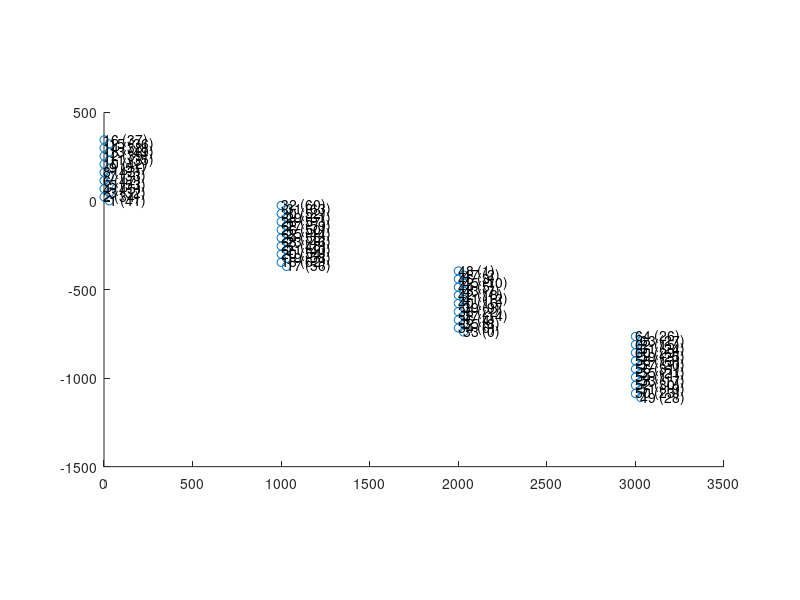
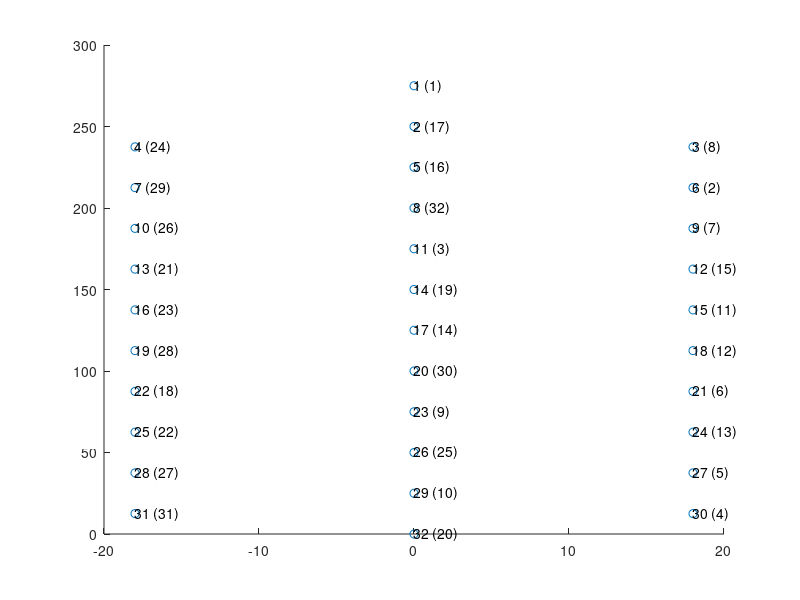
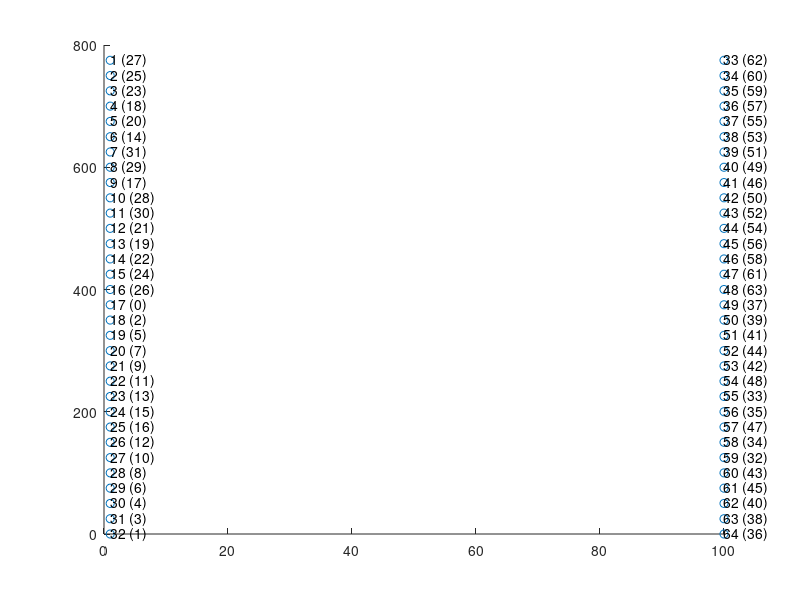
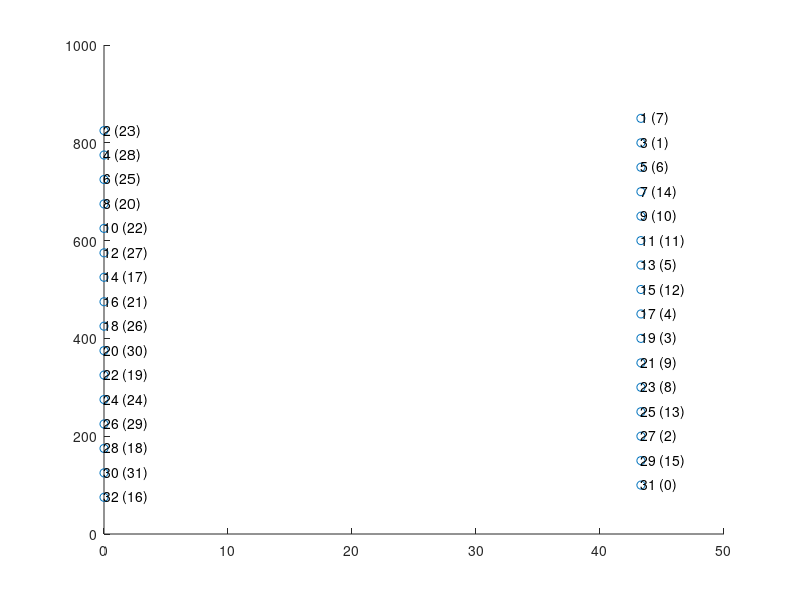

Source code (MATLAB) for these figures, in order:
%% GENERATE MAPS FOR KILOSORT (I THINK THIS IS FOR VISUALIZATION PURPOSES ONLY)




%% NeuronexusA4x16-Poly2, intan

kiloSortInds = [6 8 10 12 14 16 4 2 1 3 15 13 11 9 7 5 22 24 26 28 30 32 20 18 17 19 31 29 27 25 23 21 38 40 42 44 46 48 36 34 33 35 47 45 43 41 39 37 54 56 58 60 62 64 52 50 49 51 63 61 59 57 55 53];
intanInds = [47 43 42 39 38 37 45 34 41 32 36 49 35 51 33 53 48 55 50 57 52 60 54 62 56 58 63 61 59 44 46 40 22 16 18 5 3 1 4 6 0 8 2 10 7 12 9 14 11 31 13 29 15 26 30 23 28 19 27 24 25 20 21 17] + 1;
channelNum_OpenEphys = [42 35 33 46 54 48 34 44 52 43 36 40 50 39 37 38 57 63 59 55 41 49 47 56 45 51 60 58 62 53 64 61 1 7 9 5 15 23 10 17 13 19 8 6 11 4 3 2 29 24 20 31 18 12 22 32 21 14 26 30 25 16 28 27];

% get desired site locations map
shankSeparation = 1000;
siteLocations = nan(16, 2); % start with one shank, then replicate after
siteLocations(2:2:16,:) = cat(2, zeros(8,1), (0:46:46*7)'+23); % first column of leftmost shank
siteLocations(1:2:15,:) = cat(2, ones(8,1)*30, (0:46:46*7)'); % second column of leftmost shank

siteLocations = repmat(siteLocations,4,1);
siteLocations(:,1) = siteLocations(:,1) + repelem(0:3,16)'.*shankSeparation;


siteLocations(17:32, 2) = siteLocations(17:32, 2) - 370; 
siteLocations(33:48, 2) = siteLocations(33:48, 2) - 370*2;
siteLocations(49:64, 2) = siteLocations(49:64, 2) - 370*3;






% apply channel mapping to site locations
siteLocationsRemapped = nan(size(siteLocations));
for i = 1:64
    shankLocation = siteLocations(kiloSortInds(i),:);
    siteLocationsRemapped(intanInds(i),:) = shankLocation;
end


Nchannels = 64;
connected = true(Nchannels, 1);
chanMap   = 1:Nchannels;
chanMap0ind = chanMap - 1;
xcoords   = siteLocationsRemapped(:,1);
ycoords   = siteLocationsRemapped(:,2);
kcoords_1   = repmat(1, 16, 1);
kcoords_2   = repmat(2, 16, 1);
kcoords_3   = repmat(3, 16, 1);
kcoords_4   = repmat(4, 16, 1);
kcoords = [kcoords_1; kcoords_2; kcoords_3; kcoords_4]; % grouping of channels (i.e. tetrode groups)
% grouping of channels (i.e. tetrode groups)
fs = 30000; % sampling frequency


% probe BDFD // original mapping
save('Y:\obstacleData\ephys\channelMaps\kilosort\BDFD.mat', ...
    'chanMap','connected', 'xcoords', 'ycoords', 'kcoords', 'chanMap0ind', 'fs')
% Z:\obstacleData\ephys\channelMaps\kilosort\forQualityMetricsPlot

% % probe BDFD2 // after right most shank broken
% connected([27 16 30 14 32 12 31 24 28 25 26 21 22 18 20 29]) = false;
% save('Z:\obstacleData\ephys\channelMaps\kilosort\BDFD2.mat', ...
%     'chanMap','connected', 'xcoords', 'ycoords', 'kcoords', 'chanMap0ind', 'channelNum_OpenEphys', 'fs')


% visualize final mapping results

scale = 1;

close all; figure('Color', 'white', 'Position', get(0,'ScreenSize'));
scatter(siteLocations(:,1)*scale, siteLocations(:,2)*scale)
for i = 1:size(siteLocations,1)
    text(siteLocations(i,1)*scale, siteLocations(i,2)*scale, [num2str(i) ' (' num2str(intanInds(kiloSortInds==i)-1) ')'])
end
daspect([1 1 1])



% probe BDFD // after right most shank broken
connected([27 16 30 14 32 12 31 24 28 25 26 21 22 18 20 29]) = false;
save('Y:\obstacleData\ephys\channelMaps\kilosort\BDFD2.mat', ...
    'chanMap','connected', 'xcoords', 'ycoords', 'kcoords', 'chanMap0ind', 'fs')


%% NeuronexusA1x32Poly3, intan

channelNum_OpenEphys = [1 17 8 24 16 2 29 32 7 26 3 15 21 19 11 23 14 12 28 30 6 18 9 13 22 25 5 27 10 4 31 20];


neuro = [23 25 27 29 31 19 17 21 11 15 13 1 3 5 7 9;
         24 26 28 30 32 20 18 22 12 16 14 2 4 6 8 10];

intan = [23 22 21 20 19 18 17 16 15 14 13 12 11 10 9 8;
         24 25 26 27 28 29 30 31 0 1 2 3 4 5 6 7];
intan = intan+1;
intan = fliplr(intan);


connectorInds = [16 6 5 15 4 7 3 8 2 9 1 10 14 13 12 11 22 21 20 19 23 25 24 18 26 17 27 29 28 31 30 32];
kiloSortInds = [31 28 25 22 19 16 13 10 7 4 32 26 20 14 8 2 1 5 11 17 23 29 3 6 9 12 15 18 21 24 27 30];
intanInds = intan(arrayfun(@(x) find(neuro==x), connectorInds));

% get desired site locations map
siteLocations = nan(32, 2);
siteLocations(4:3:31, :) = cat(2, ones(10,1)*-18, fliplr(12.5 : 25 : (12.5+25*9))'); % xy values for left column
siteLocations([1 2:3:32], :) = cat(2, zeros(12,1), fliplr(0 : 25 : (25*11))'); % xy values for right column
siteLocations(3:3:30, :) = cat(2, ones(10,1)*18, fliplr(12.5 : 25 : (12.5+25*9))'); % xy values for right column


% apply channel mapping to site locations
siteLocationsRemapped = nan(size(siteLocations));
for i = 1:32
    shankLocation = siteLocations(kiloSortInds(i),:);
    siteLocationsRemapped(intanInds(i),:) = shankLocation;
end

% visualize final mapping results
close all; figure('Position', [134 119 400 807]);
scatter(siteLocations(:,1), siteLocations(:,2))
for i = 1:size(siteLocations,1)
    text(siteLocations(i,1), siteLocations(i,2), [num2str(i) ' (' num2str(intanInds(kiloSortInds==i)) ')'])
end


Nchannels = 32;
connected = true(Nchannels, 1);
chanMap   = 1:Nchannels;
chanMap0ind = chanMap - 1;
xcoords   = siteLocationsRemapped(:,1);
ycoords   = siteLocationsRemapped(:,2);
kcoords   = ones(Nchannels,1); % grouping of channels (i.e. tetrode groups)
fs = 30000; % sampling frequency

% probe C6CE
save('Y:\obstacleData\ephys\channelMaps\kilosort\C6CE.mat', ...
    'chanMap','connected', 'xcoords', 'ycoords', 'kcoords', 'chanMap0ind', 'fs')

% probe D55F // nine sites defective?
connected([18 28 14 9 10 2 7 15 11]) = false;
save('Y:\obstacleData\ephys\channelMaps\kilosort\D55F.mat', ...
    'chanMap','connected', 'xcoords', 'ycoords', 'kcoords', 'chanMap0ind', 'fs')

% % probe C6CE
% save('Z:\obstacleData\ephys\channelMaps\kilosort\C6CE.mat', ...
%     'chanMap', 'channelNum_OpenEphys', 'connected', 'xcoords', 'ycoords', 'kcoords', 'chanMap0ind', 'fs')

% probe D55F // nine sites defective?
connected([18 28 14 9 10 2 7 15 11]) = false;
save('Z:\obstacleData\ephys\channelMaps\kilosort\D55F.mat', ...
    'chanMap', 'channelNum_OpenEphys', 'connected', 'xcoords', 'ycoords', 'kcoords', 'chanMap0ind', 'fs')

%% NeuroCambridge ASSY-H2 (32 channel per shank*2)

% channelNum_OpenEphys is the order of openephys output .continuous files reflecting the
% real physical location of the sites on the probe. First 32 is shankA and
% 33-64 is shankB (refer to the cambridge neurotech map instruction)..
channelNum_OpenEphys = [28 26 24 19 21 15 32 30 18 29 31 22 20 23 25 27 1 3 6 8 10 12 14 16 17 13 11 9 7 5 4 2 63 61 60 58 56 54 52 50 47 51 53 55 57 59 62 64 38 40 42 45 43 49 34 36 48 35 33 44 46 41 39 37];
                    
channelNum_OpenEphys_shank1 = [28 26 24 19 21 15 32 30 18 29 31 22 20 23 25 27 1 3 6 8 10 12 14 16 17 13 11 9 7 5 4 2 ];
channelNum_OpenEphys_shank2 = [63 61 60 58 56 54 52 50 47 51 53 55 57 59 62 64 38 40 42 45 43 49 34 36 48 35 33 44 46 41 39 37];

y = [775:-25:0]'; % y coordinates for both shanks.
x_shank1 = repmat(1, 32, 1); % x coordinates for shankA.
x_shank2 = repmat(100, 32, 1); % x coordinates for shankB.
x = [x_shank1 x_shank2]; % x coordinates for both shanks.
sitaLocation_shank1 = [x_shank1 y];
siteLocation_shank2 = [x_shank2 y];
siteLocation = [sitaLocation_shank1; siteLocation_shank2]; % xy coordinates for both shanks.

% plot the probe channel map
figure;
scatter(siteLocation(:,1), siteLocation(:,2))
for i = 1:size(siteLocation,1)
    text(siteLocation(i,1), siteLocation(i,2), [num2str(i) ' (' num2str(channelNum_OpenEphys(i)-1) ')']) 
end

% save the channel map for kilosort
kccords_shank1 = ones(32, 1); 
kccords_shank2 = repmat(2, 32, 1); 

Nchannels = 64; 
connected = true(Nchannels, 1); 
chanMap = 1:Nchannels; 
chanMap0ind = chanMap - 1; 

for i = 1:64
    temp = find(channelNum_OpenEphys == i);
    xcoords(i) = siteLocation(temp, 1);
    ycoords(i) = siteLocation(temp, 2);
end

xcoords = xcoords';
ycoords = ycoords';

kcoords   = [kccords_shank1; kccords_shank2]; % grouping of channels (i.e. tetrode groups)
fs = 30000; % sampling frequency

% probe ASSY77
save('Z:\obstacleData\ephys\channelMaps\kilosort\forQualityMetricsPlot\ASSY77.mat', ...
    'chanMap','channelNum_OpenEphys','connected', 'xcoords', 'ycoords', 'kcoords', 'chanMap0ind', 'fs')





%% NeuroNexus A1x32-Ploy2 C585

channelNum_OpenEphys = [8, 24, 2, 29, 7, 26, 15, 21, 11, 23, 12, 28, 6, 18, 13, 22, 5, 27, 4, 31, 10, 20, 9, 25, 14, 30, 3, 19, 16, 32, 1, 17];

y1 = [850:-50:100]';
y2 = [825:-50:75]';
x2 = repmat(0, 16, 1);
x1 = repmat(43.3, 16, 1);

x = [];
y = [];
for i = 1:16
   x = [x; x1(i); x2(i)];
   y = [y; y1(i); y2(i)];
    
end
siteLocation = [x, y];
clear x1 x2 y1 y2


Nchannels = 32; 
connected = true(Nchannels, 1); 
chanMap = 1:Nchannels; 
chanMap0ind = chanMap - 1; 

for i = 1:32
    temp = find(channelNum_OpenEphys == i);
    xcoords(i) = siteLocation(temp, 1);
    ycoords(i) = siteLocation(temp, 2);
end

xcoords = xcoords';
ycoords = ycoords';
kcoords = ones(Nchannels,1);

fs = 30000; % sampling frequency

% plot the probe channel map
figure;
scatter(siteLocation(:,1), siteLocation(:,2))
for i = 1:size(siteLocation,1)
    text(siteLocation(i,1), siteLocation(i,2), [num2str(i) ' (' num2str(channelNum_OpenEphys(i)-1) ')']) 
end


% probe C858
save('Z:\obstacleData\ephys\channelMaps\kilosort\C858.mat', ...
    'chanMap','channelNum_OpenEphys','connected', 'xcoords', 'ycoords', 'kcoords', 'chanMap0ind', 'fs')

